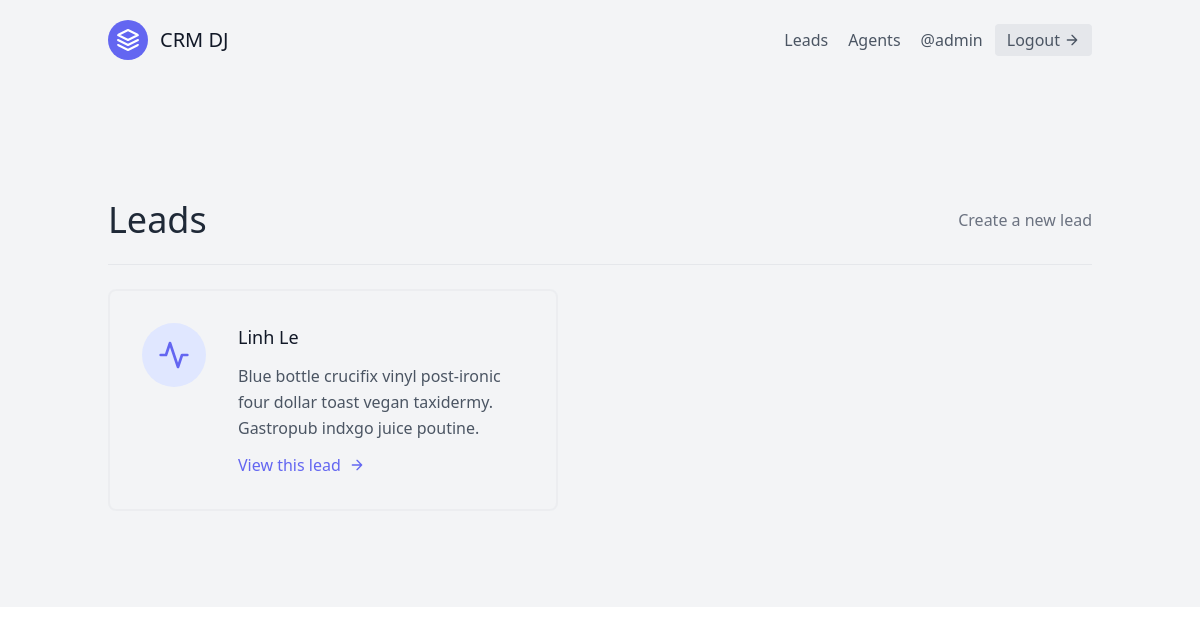
Screenshot of /leads/ (signed in) with the database file from the repository.
### leads/models.py (models this page shows, shortened)
class User(AbstractUser):
    pass

class Lead(models.Model):
    first_name = models.CharField(max_length=20)
    last_name = models.CharField(max_length=20)
    age = models.IntegerField(default=0)
    agent = models.ForeignKey("Agent", on_delete=models.CASCADE)

### leads/views.py (the view)
# urls.py: path('', LeadListView.as_view(), name="lead-list"),
class LeadListView(LoginRequiredMixin, generic.ListView):
    template_name = "leads/lead_list.html"
    queryset = Lead.objects.all()
    context_object_name = "leads"

### leads/templates/leads/lead_list.html (shortened to what this page needs)
{% extends 'base.html' %}
{% block content %}
<section class="text-gray-600 body-font">
    <div class="container px-5 py-24 mx-auto flex flex-wrap">
        <div class="w-full mb-6 py-6 flex justify-between items-center border-b border-gray-200">
            <div>
                <h1 class="text-4xl text-gray-800">Leads</h1>
            </div>
            <div>
                <a class="text-gray-500 hover:text-blue-500" href="{% url 'leads:create' %}">Create a new lead</a>
            </div>
        </div>
        <div class="flex flex-wrap -m-4">
            {% for lead in leads %}
                <div class="p-4 lg:w-1/2 md:w-full">
                    <div class="flex border-2 rounded-lg border-gray-200 border-opacity-50 p-8 sm:flex-row flex-col">
                        <div
                            class="w-16 h-16 sm:mr-8 sm:mb-0 mb-4 inline-flex items-center justify-center rounded-full bg-indigo-100 text-indigo-500 flex-shrink-0">
                            <svg fill="none" stroke="currentColor" stroke-linecap="round" stroke-linejoin="round"
                                stroke-width="2" class="w-8 h-8" viewBox="0 0 24 24">
                                <path d="M22 12h-4l-3 9L9 3l-3 9H2"></path>
                            </svg>
                        </div>
                        <div class="flex-grow">
                            <h2 class="text-gray-900 text-lg title-font font-medium mb-3">
                                {{lead.first_name}} {{lead.last_name}}
                            </h2>
                            <p class="leading-relaxed text-base">
                                Blue bottle crucifix vinyl post-ironic four dollar toast
                                vegan taxidermy. Gastropub indxgo juice poutine.
                            </p>
                            <a href="{% url 'leads:detail' lead.pk %}" class="mt-3 text-indigo-500 inline-flex items-center">
                                View this lead
                                <svg fill="none" stroke="currentColor" stroke-linecap="round" stroke-linejoin="round"
                                    stroke-width="2" class="w-4 h-4 ml-2" viewBox="0 0 24 24">
                                    <path d="M5 12h14M12 5l7 7-7 7"></path>
                                </svg>
                            </a>
                        </div>
                    </div>
                </div>
            {% endfor %}
        </div>
    </div>
</section>
{% endblock content %}

### templates/navbar.html (shortened to what this page needs)
<header class="text-gray-600 body-font">
    <div class="container mx-auto flex flex-wrap p-5 flex-col md:flex-row items-center">
        <a href="{% url 'landing-page' %}" class="flex title-font font-medium items-center text-gray-900 mb-4 md:mb-0">
            <svg xmlns="http://www.w3.org/2000/svg" fill="none" stroke="currentColor" stroke-linecap="round"
                stroke-linejoin="round" stroke-width="2" class="w-10 h-10 text-white p-2 bg-indigo-500 rounded-full"
                viewBox="0 0 24 24">
                <path d="M12 2L2 7l10 5 10-5-10-5zM2 17l10 5 10-5M2 12l10 5 10-5"></path>
            </svg>
            <span class="ml-3 text-xl">CRM DJ</span>
        </a>
        <nav class="md:ml-auto flex flex-wrap items-center text-base justify-center">
            <a href="{% url 'leads:lead-list' %}" class="mr-5 hover:text-gray-900">Leads</a>
            <a href="{% url 'agents:agent-list' %}" class="mr-5 hover:text-gray-900">Agents</a>
        </nav>
        {% if request.user.is_authenticated %}
            @{{request.user.username}}
            <a href="{% url 'logout' %}"
                class="ml-3 inline-flex items-center bg-gray-200 border-0 py-1 px-3 focus:outline-none hover:bg-gray-200 rounded text-base mt-4 md:mt-0">
                Logout
                <svg fill="none" stroke="currentColor" stroke-linecap="round" stroke-linejoin="round" stroke-width="2"
                    class="w-4 h-4 ml-1" viewBox="0 0 24 24">
                    <path d="M5 12h14M12 5l7 7-7 7"></path>
                </svg>
            </a>
        {% endif %}
    </div>
</header>

### rows the page displays
User: user.username "admin"
Lead: first_name "Linh", last_name "Le"
